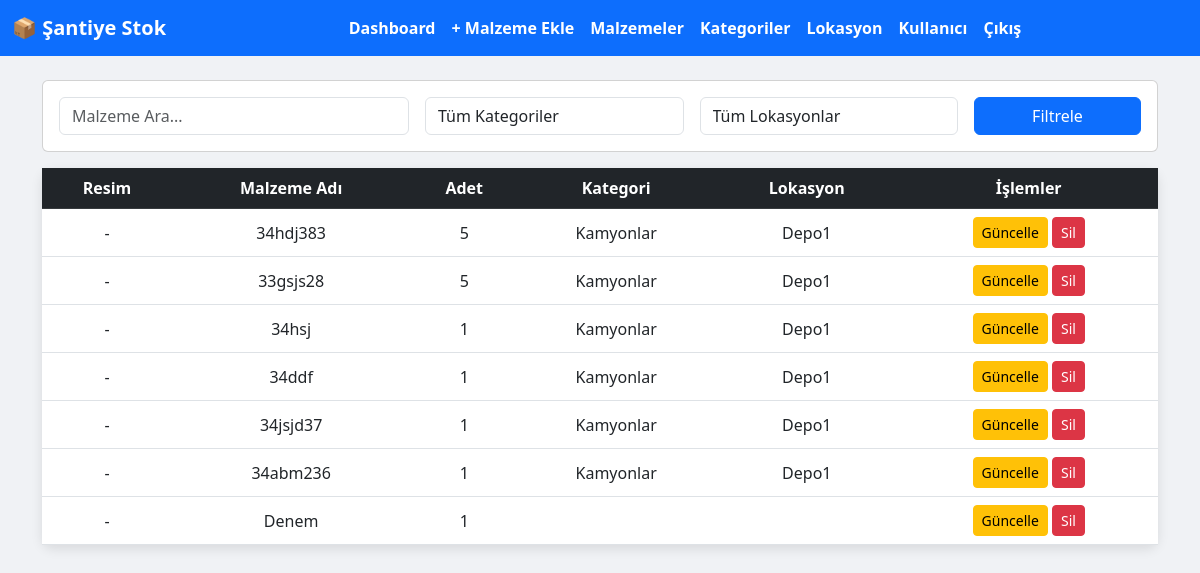
Screenshot of /malzemeler_pro.php (signed in) with the database file from the repository.
### tables this page shows
CREATE TABLE `malzemeler` (
  `id` int(11) NOT NULL,
  `ad` varchar(100) DEFAULT NULL,
  `kategori_id` int(11) DEFAULT NULL,
  `adet` int(11) DEFAULT 0,
  `lokasyon` varchar(100) DEFAULT NULL,
  `resim` varchar(255) DEFAULT NULL,
  `bakim_tarihi` date DEFAULT NULL
);

CREATE TABLE `kategoriler` (
  `id` int(11) NOT NULL,
  `ad` varchar(100) DEFAULT NULL
);

### malzemeler_pro.php (the view, shortened to what this page needs)
<?php
include "db.php";
$ara = isset($_GET['ara']) ? $baglanti->real_escape_string($_GET['ara']) : '';
$sql = "SELECT m.*, k.ad as kategori FROM malzemeler m LEFT JOIN kategoriler k ON m.kategori_id=k.id WHERE 1";
$sql .= " ORDER BY m.id DESC";
$malzemeler = $baglanti->query($sql);
?>
<!DOCTYPE html>
<html>
<head>
<link href="https://cdn.jsdelivr.net/npm/bootstrap@5.3.0/dist/css/bootstrap.min.css" rel="stylesheet">
</head>
<body>
<nav class="navbar navbar-expand-lg navbar-dark sticky-top">
  <div class="container-fluid">
    <a class="navbar-brand" href="index.php">📦 Şantiye Stok</a>
    <div class="collapse navbar-collapse justify-content-center" id="navbarNav">
      <ul class="navbar-nav">
        <li class="nav-item"><a class="nav-link" href="index.php">Dashboard</a></li>
        <li class="nav-item"><a class="nav-link" href="ekle.php">+ Malzeme Ekle</a></li>
        <li class="nav-item"><a class="nav-link active" href="malzemeler_pro.php">Malzemeler</a></li>
        <li class="nav-item"><a class="nav-link" href="kategoriler.php">Kategoriler</a></li>
        <li class="nav-item"><a class="nav-link" href="lokasyon.php">Lokasyon</a></li>
        <li class="nav-item"><a class="nav-link" href="kullanici_ekle.php">Kullanıcı</a></li>
        <li class="nav-item"><a class="nav-link" href="logout.php">Çıkış</a></li>
      </ul>
    </div>
  </div>
</nav>
<div class="container mt-4">
<div class="card p-3 mb-3">
  <form method="GET" class="row g-3">
    <div class="col-md-4">
      <input type="text" name="ara" value="<?= htmlspecialchars($ara) ?>" class="form-control" placeholder="Malzeme Ara...">
    </div>
    <div class="col-md-3">
      <select name="kategori_id" class="form-control">
        <option value="0">Tüm Kategoriler</option>
      </select>
    </div>
    <div class="col-md-3">
      <select name="lokasyon" class="form-control">
        <option value="">Tüm Lokasyonlar</option>
      </select>
    </div>
    <div class="col-md-2">
      <button type="submit" class="btn btn-primary w-100">Filtrele</button>
    </div>
  </form>
</div>
<table class="table table-hover">
  <thead class="table-dark">
    <tr>
      <th>Resim</th>
      <th>Malzeme Adı</th>
      <th>Adet</th>
      <th>Kategori</th>
      <th>Lokasyon</th>
      <th>İşlemler</th>
    </tr>
  </thead>
  <tbody>
    <?php while($m=$malzemeler->fetch_assoc()): ?>
    <tr>
      <td>
        <?php if($m['resim'] && file_exists("uploads/".$m['resim'])): ?>
          <img src="uploads/<?= $m['resim'] ?>" class="img-thumb">
        <?php else: ?>
          -
        <?php endif; ?>
      </td>
      <td><?= $m['ad'] ?></td>
      <td><?= $m['adet'] ?></td>
      <td><?= $m['kategori'] ?></td>
      <td><?= $m['lokasyon'] ?></td>
      <td>
        <a href="guncelle.php?id=<?= $m['id'] ?>" class="btn btn-warning btn-sm">Güncelle</a>
        <a href="sil.php?id=<?= $m['id'] ?>" class="btn btn-danger btn-sm" onclick="return confirm('Silmek istediğine emin misin?')">Sil</a>
      </td>
    </tr>
    <?php endwhile; ?>
  </tbody>
</table>
</div>
</body>
</html>

### malzemeler_pro.php (style rules this page uses)
body { background:#f0f2f5; font-family:'Segoe UI'; }
.navbar { background-color:#0d6efd; }
.navbar a { color:#fff !important; font-weight:600; }
.table { background:#fff; border-radius:10px; box-shadow:0 4px 12px rgba(0,0,0,0.1); }
.table th, .table td { vertical-align:middle; text-align:center; }

### rows the page displays
malzemeler: ad "34hdj383", adet "5", kategoriler.ad "Kamyonlar", lokasyon "Depo1"
malzemeler: ad "33gsjs28", adet "5", kategoriler.ad "Kamyonlar", lokasyon "Depo1"
malzemeler: ad "34hsj", adet "1", kategoriler.ad "Kamyonlar", lokasyon "Depo1"
malzemeler: ad "34ddf", adet "1", kategoriler.ad "Kamyonlar", lokasyon "Depo1"
malzemeler: ad "34jsjd37", adet "1", kategoriler.ad "Kamyonlar", lokasyon "Depo1"
malzemeler: ad "34abm236", adet "1", kategoriler.ad "Kamyonlar", lokasyon "Depo1"
malzemeler: ad "Denem", adet "1"
